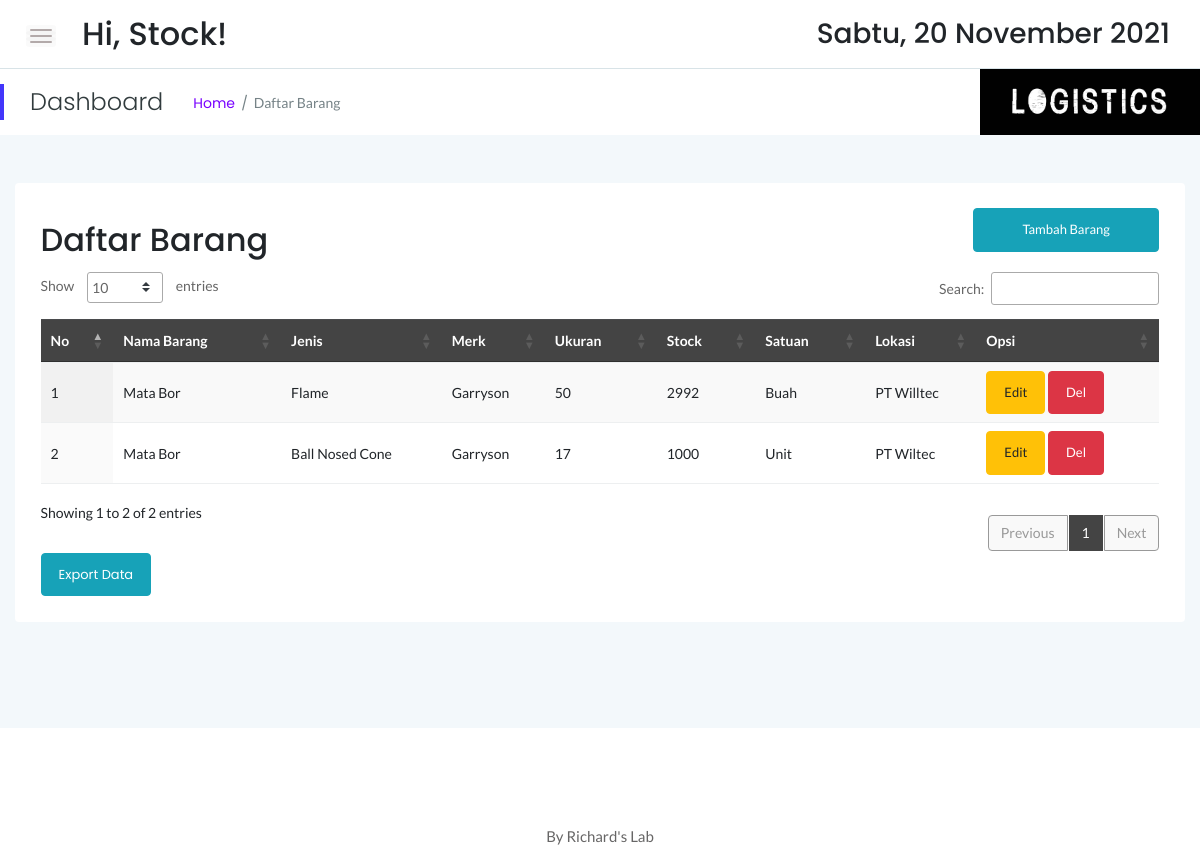
Before: /stock/stock.php (signed in) with the older database file.
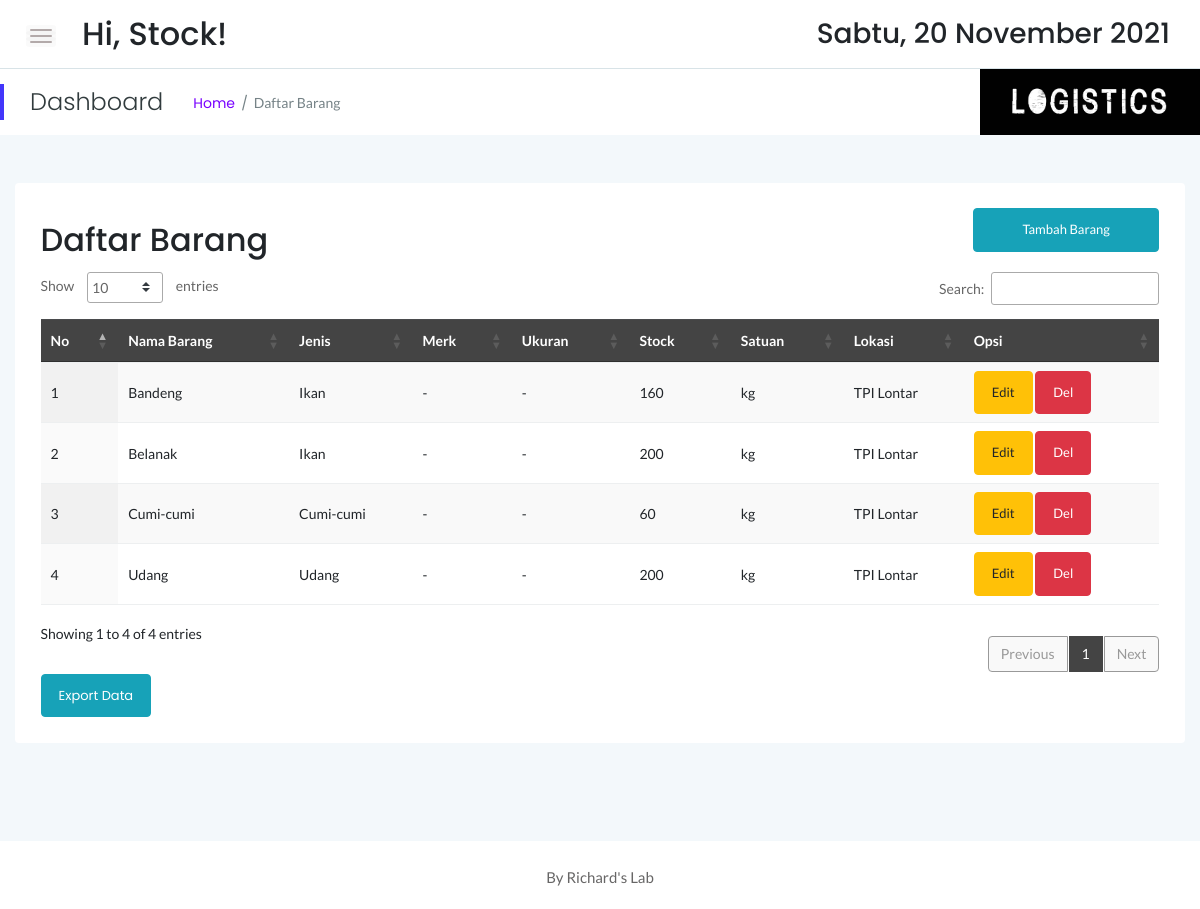
After: the same page with the newer database file.
### tables this page shows
CREATE TABLE `sstock_brg` (
  `idx` int(11) NOT NULL,
  `nama` varchar(55) NOT NULL,
  `jenis` varchar(30) NOT NULL,
  `merk` varchar(40) NOT NULL,
  `ukuran` varchar(20) NOT NULL,
  `stock` int(12) NOT NULL,
  `satuan` varchar(10) NOT NULL,
  `lokasi` varchar(55) NOT NULL
);

### stock/stock.php (the view, shortened to what the changed rows need)
<!doctype html>
<html class="no-js" lang="en">
<?php
    include '../dbconnect.php';
	?>
<head>
    <link rel="stylesheet" href="assets/css/bootstrap.min.css">
    <link rel="stylesheet" href="assets/css/font-awesome.min.css">
    <link rel="stylesheet" href="assets/css/themify-icons.css">
    <link rel="stylesheet" href="assets/css/metisMenu.css">
    <link rel="stylesheet" href="assets/css/owl.carousel.min.css">
    <link rel="stylesheet" href="assets/css/slicknav.min.css">
    <link rel="stylesheet" href="https://www.amcharts.com/lib/3/plugins/export/export.css" type="text/css" media="all" />
	<link rel="stylesheet" type="text/css" href="https://cdn.datatables.net/1.10.19/css/jquery.dataTables.min.css">
    <link rel="stylesheet" type="text/css" href="https://cdn.datatables.net/1.10.19/css/jquery.dataTables.css">
    <link rel="stylesheet" type="text/css" href="https://cdn.datatables.net/1.10.18/css/dataTables.bootstrap4.min.css">
    <link rel="stylesheet" type="text/css" href="https://cdn.datatables.net/responsive/2.2.3/css/responsive.bootstrap.min.css">
    <link rel="stylesheet" type="text/css" href="https://cdn.datatables.net/responsive/2.2.3/css/responsive.jqueryui.min.css">
	<link rel="stylesheet" type="text/css" href="https://cdn.datatables.net/buttons/1.5.2/css/buttons.dataTables.min.css">
    <link rel="stylesheet" href="assets/css/typography.css">
    <link rel="stylesheet" href="assets/css/default-css.css">
    <link rel="stylesheet" href="assets/css/styles.css">
    <link rel="stylesheet" href="assets/css/responsive.css">
</head>
<body>
    <div class="page-container">
        <div class="main-content">
            <div class="header-area">
                <div class="row align-items-center">
                    <div class="col-md-6 col-sm-8 clearfix">
                        <div class="search-box pull-left">
                            <form action="#">
                                <h2>Hi, <?=$_SESSION['user'];?>!</h2>
                            </form>
                        </div>
                    </div>
                </div>
            </div>
            <div class="main-content-inner">
                <div class="row mt-5 mb-5">
                    <div class="col-12">
                        <div class="card">
                            <div class="card-body">
                                <div class="d-sm-flex justify-content-between align-items-center">
									<h2>Daftar Barang</h2>
									<button style="margin-bottom:20px" data-toggle="modal" data-target="#myModal" class="btn btn-info col-md-2"><span class="glyphicon glyphicon-plus"></span>Tambah Barang</button>
                                </div>
                                    <div class="data-tables datatable-dark">
										 <table id="dataTable3" class="display" style="width:100%"><thead class="thead-dark">
											<tr>
												<th>No</th>
												<th>Nama Barang</th>
												<th>Jenis</th>
												<th>Merk</th>
												<th>Ukuran</th>
												<th>Stock</th>
												<th>Satuan</th>
												<th>Lokasi</th>
												<th>Opsi</th>
											</tr></thead><tbody>
											<?php
											$brgs=mysqli_query($conn,"SELECT * from sstock_brg order by nama ASC");
											$no=1;
											while($p=mysqli_fetch_array($brgs)){
                                                $idb = $p['idx'];
												?>
												<tr>
													<td><?php echo $no++ ?></td>
													<td><?php echo $p['nama'] ?></td>
													<td><?php echo $p['jenis'] ?></td>
													<td><?php echo $p['merk'] ?></td>
													<td><?php echo $p['ukuran'] ?></td>
													<td><?php echo $p['stock'] ?></td>
													<td><?php echo $p['satuan'] ?></td>
													<td><?php echo $p['lokasi'] ?></td>
                                                    <td><button data-toggle="modal" data-target="#edit<?=$idb;?>" class="btn btn-warning">Edit</button> <button data-toggle="modal" data-target="#del<?=$idb;?>" class="btn btn-danger">Del</button></td>
												</tr>
												<?php
											}
											?>
										</tbody>
										</table>
                                    </div>
									<a href="exportstkbhn.php" target="_blank" class="btn btn-info">Export Data</a>
                                </div>
                            </div>
                        </div>
                    </div>
                </div>
            </div>
        </div>
</body>
</html>

Changed rows visible on the page:
removed sstock_brg: nama "Mata Bor", jenis "Flame", merk "Garryson", ukuran "50", stock "2992", satuan "Buah", lokasi "PT Willtec"
removed sstock_brg: nama "Mata Bor", jenis "Ball Nosed Cone", merk "Garryson", ukuran "17", stock "1000", satuan "Unit", lokasi "PT Wiltec"
added sstock_brg: nama "Bandeng", jenis "Ikan", merk "-", ukuran "-", stock "160", satuan "kg", lokasi "TPI Lontar"
added sstock_brg: nama "Belanak", jenis "Ikan", merk "-", ukuran "-", stock "200", satuan "kg", lokasi "TPI Lontar"
added sstock_brg: nama "Cumi-cumi", jenis "Cumi-cumi", merk "-", ukuran "-", stock "60", satuan "kg", lokasi "TPI Lontar"
added sstock_brg: nama "Udang", jenis "Udang", merk "-", ukuran "-", stock "200", satuan "kg", lokasi "TPI Lontar"
Other visible differences:
text written by a page script: "Show entries Search: Showing 1 to 2 of 2 entries Previous 1 Next" → "Show entries Search: Showing 1 to 4 of 4 entries Previous 1 Next"
